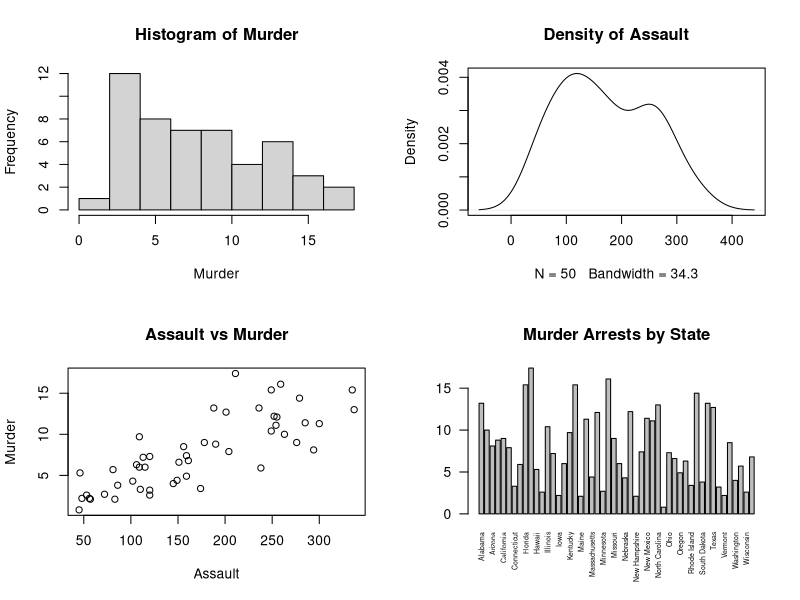

This figure's R source:
# Program 16: Explore USArrests dataset: summary statistics, state with largest rape arrests, max & min murder rates, correlation among features, states above median assault arrests and bottom 25% for murder, visualization with histogram, density, scatterplots, bar graphs.

data(USArrests)
print(summary(USArrests))

# State with the largest rape arrests
print(rownames(USArrests)[which.max(USArrests$Rape)])

# Maximum and minimum murder rates
print(rownames(USArrests)[which.max(USArrests$Murder)])
print(max(USArrests$Murder))
print(rownames(USArrests)[which.min(USArrests$Murder)])
print(min(USArrests$Murder))

# Correlation among features
print(cor(USArrests))

# States above median assault arrests
above_median <- USArrests$Assault > median(USArrests$Assault)
print(rownames(USArrests)[above_median])

# States in the bottom 25% for murder
q25 <- quantile(USArrests$Murder, 0.25)
low_murder <- USArrests$Murder <= q25
print(rownames(USArrests)[low_murder])

# Visualization
par(mfrow = c(2, 2))
hist(USArrests$Murder, main = "Histogram of Murder",
     xlab = "Murder")
plot(density(USArrests$Assault), main = "Density of Assault")
plot(USArrests$Assault, USArrests$Murder,
     main = "Assault vs Murder",
     xlab = "Assault", ylab = "Murder")
barplot(USArrests$Murder, names.arg = rownames(USArrests),
        las = 2, cex.names = 0.5,
        main = "Murder Arrests by State")
par(mfrow = c(1, 1))
